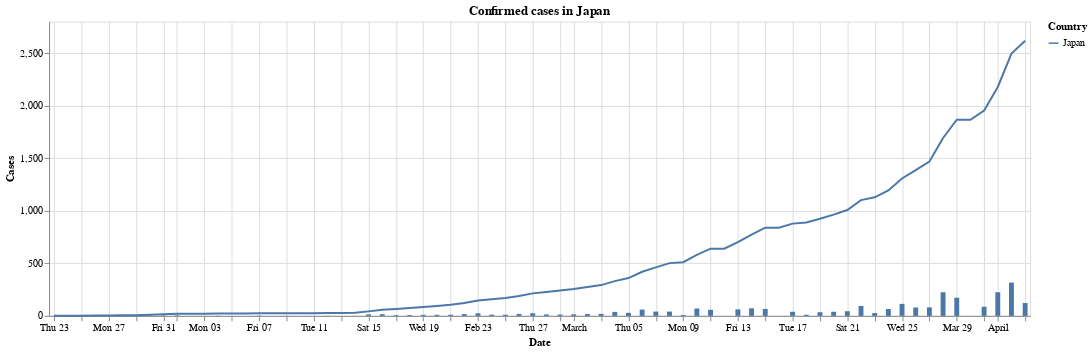

The notebook cell saved with this chart:
### Markdown cell above
### Japan

### Code cell
_chart = chart_countries_timeline(df_confirmed, ['Japan']).properties(title = 'Confirmed cases in Japan')
_diff = chart_countries_timeline_diff(df_confirmed, 'Japan')

(_chart + _diff)

### Figure 1 — Vega-Lite specification as saved in the notebook (floating-point values rounded to 4 significant figures)
{"config": {"view": {"continuousWidth": 400, "continuousHeight": 300}}, "layer": [{"data": {"name": "data-d581c5881634cc31adbbd33aca6e8ebb"}, "mark": "line", "encoding": {"color": {"type": "nominal", "field": "Country"}, "opacity": {"condition": {"value": 1, "selection": "selector004"}, "value": 0.2}, "tooltip": [{"type": "nominal", "field": "Country"}, {"type": "temporal", "field": "Date"}, {"type": "quantitative", "field": "Cases"}], "x": {"type": "temporal", "field": "Date"}, "y": {"type": "quantitative", "field": "Cases"}}, "selection": {"selector004": {"type": "multi", "fields": ["Country"], "bind": "legend"}}, "title": "Confirmed cases in Japan", "width": 1000}, {"data": {"name": "data-ea910f3964fed27748922da41d80a85f"}, "mark": "bar", "encoding": {"x": {"type": "temporal", "field": "Date"}, "y": {"type": "quantitative", "field": "Cases"}}}], "$schema": "https://vega.github.io/schema/vega-lite/v4.0.2.json", "datasets": {"data-d581c5881634cc31adbbd33aca6e8ebb": [{"Country": "Japan", "Date": "2020-01-23T00:00:00", "Cases": 2}, {"Country": "Japan", "Date": "2020-01-24T00:00:00", "Cases": 2}, {"Country": "Japan", "Date": "2020-01-25T00:00:00", "Cases": 2}, {"Country": "Japan", "Date": "2020-01-26T00:00:00", "Cases": 4}, {"Country": "Japan", "Date": "2020-01-27T00:00:00", "Cases": 4}, {"Country": "Japan", "Date": "2020-01-28T00:00:00", "Cases": 7}, {"Country": "Japan", "Date": "2020-01-29T00:00:00", "Cases": 7}, {"Country": "Japan", "Date": "2020-01-30T00:00:00", "Cases": 11}, {"Country": "Japan", "Date": "2020-01-31T00:00:00", "Cases": 15}, {"Country": "Japan", "Date": "2020-02-01T00:00:00", "Cases": 20}, {"Country": "Japan", "Date": "2020-02-02T00:00:00", "Cases": 20}, {"Country": "Japan", "Date": "2020-02-03T00:00:00", "Cases": 20}, {"Country": "Japan", "Date": "2020-02-04T00:00:00", "Cases": 22}, {"Country": "Japan", "Date": "2020-02-05T00:00:00", "Cases": 22}, {"Country": "Japan", "Date": "2020-02-06T00:00:00", "Cases": 22}, {"Country": "Japan", "Date": "2020-02-07T00:00:00", "Cases": 25}, {"Country": "Japan", "Date": "2020-02-08T00:00:00", "Cases": 25}, {"Country": "Japan", "Date": "2020-02-09T00:00:00", "Cases": 26}, {"Country": "Japan", "Date": "2020-02-10T00:00:00", "Cases": 26}, {"Country": "Japan", "Date": "2020-02-11T00:00:00", "Cases": 26}, {"Country": "Japan", "Date": "2020-02-12T00:00:00", "Cases": 28}, {"Country": "Japan", "Date": "2020-02-13T00:00:00", "Cases": 28}, {"Country": "Japan", "Date": "2020-02-14T00:00:00", "Cases": 29}, {"Country": "Japan", "Date": "2020-02-15T00:00:00", "Cases": 43}, {"Country": "Japan", "Date": "2020-02-16T00:00:00", "Cases": 59}, {"Country": "Japan", "Date": "2020-02-17T00:00:00", "Cases": 66}, {"Country": "Japan", "Date": "2020-02-18T00:00:00", "Cases": 74}, {"Country": "Japan", "Date": "2020-02-19T00:00:00", "Cases": 84}, {"Country": "Japan", "Date": "2020-02-20T00:00:00", "Cases": 94}, {"Country": "Japan", "Date": "2020-02-21T00:00:00", "Cases": 105}, {"Country": "Japan", "Date": "2020-02-22T00:00:00", "Cases": 122}, {"Country": "Japan", "Date": "2020-02-23T00:00:00", "Cases": 147}, {"Country": "Japan", "Date": "2020-02-24T00:00:00", "Cases": 159}, {"Country": "Japan", "Date": "2020-02-25T00:00:00", "Cases": 170}, {"Country": "Japan", "Date": "2020-02-26T00:00:00", "Cases": 189}, {"Country": "Japan", "Date": "2020-02-27T00:00:00", "Cases": 214}, {"Country": "Japan", "Date": "2020-02-28T00:00:00", "Cases": 228}, {"Country": "Japan", "Date": "2020-02-29T00:00:00", "Cases": 241}, {"Country": "Japan", "Date": "2020-03-01T00:00:00", "Cases": 256}, {"Country": "Japan", "Date": "2020-03-02T00:00:00", "Cases": 274}, {"Country": "Japan", "Date": "2020-03-03T00:00:00", "Cases": 293}, {"Country": "Japan", "Date": "2020-03-04T00:00:00", "Cases": 331}, {"Country": "Japan", "Date": "2020-03-05T00:00:00", "Cases": 360}, {"Country": "Japan", "Date": "2020-03-06T00:00:00", "Cases": 420}, {"Country": "Japan", "Date": "2020-03-07T00:00:00", "Cases": 461}, {"Country": "Japan", "Date": "2020-03-08T00:00:00", "Cases": 502}, {"Country": "Japan", "Date": "2020-03-09T00:00:00", "Cases": 511}, {"Country": "Japan", "Date": "2020-03-10T00:00:00", "Cases": 581}, {"Country": "Japan", "Date": "2020-03-11T00:00:00", "Cases": 639}, {"Country": "Japan", "Date": "2020-03-12T00:00:00", "Cases": 639}, {"Country": "Japan", "Date": "2020-03-13T00:00:00", "Cases": 701}, {"Country": "Japan", "Date": "2020-03-14T00:00:00", "Cases": 773}, {"Country": "Japan", "Date": "2020-03-15T00:00:00", "Cases": 839}, {"Country": "Japan", "Date": "2020-03-16T00:00:00", "Cases": 839}, {"Country": "Japan", "Date": "2020-03-17T00:00:00", "Cases": 878}, {"Country": "Japan", "Date": "2020-03-18T00:00:00", "Cases": 889}, {"Country": "Japan", "Date": "2020-03-19T00:00:00", "Cases": 924}, {"Country": "Japan", "Date": "2020-03-20T00:00:00", "Cases": 963}, {"Country": "Japan", "Date": "2020-03-21T00:00:00", "Cases": 1007}, {"Country": "Japan", "Date": "2020-03-22T00:00:00", "Cases": 1101}, {"Country": "Japan", "Date": "2020-03-23T00:00:00", "Cases": 1128}, {"Country": "Japan", "Date": "2020-03-24T00:00:00", "Cases": 1193}, {"Country": "Japan", "Date": "2020-03-25T00:00:00", "Cases": 1307}, {"Country": "Japan", "Date": "2020-03-26T00:00:00", "Cases": 1387}, {"Country": "Japan", "Date": "2020-03-27T00:00:00", "Cases": 1468}, {"Country": "Japan", "Date": "2020-03-28T00:00:00", "Cases": 1693}, {"Country": "Japan", "Date": "2020-03-29T00:00:00", "Cases": 1866}, {"Country": "Japan", "Date": "2020-03-30T00:00:00", "Cases": 1866}, {"Country": "Japan", "Date": "2020-03-31T00:00:00", "Cases": 1953}, {"Country": "Japan", "Date": "2020-04-01T00:00:00", "Cases": 2178}, {"Country": "Japan", "Date": "2020-04-02T00:00:00", "Cases": 2495}, {"Country": "Japan", "Date": "2020-04-03T00:00:00", "Cases": 2617}], "data-ea910f3964fed27748922da41d80a85f": [{"Date": "2020-01-22T00:00:00", "Cases": null}, {"Date": "2020-01-23T00:00:00", "Cases": 0.0}, {"Date": "2020-01-24T00:00:00", "Cases": 0.0}, {"Date": "2020-01-25T00:00:00", "Cases": 0.0}, {"Date": "2020-01-26T00:00:00", "Cases": 2.0}, {"Date": "2020-01-27T00:00:00", "Cases": 0.0}, {"Date": "2020-01-28T00:00:00", "Cases": 3.0}, {"Date": "2020-01-29T00:00:00", "Cases": 0.0}, {"Date": "2020-01-30T00:00:00", "Cases": 4.0}, {"Date": "2020-01-31T00:00:00", "Cases": 4.0}, {"Date": "2020-02-01T00:00:00", "Cases": 5.0}, {"Date": "2020-02-02T00:00:00", "Cases": 0.0}, {"Date": "2020-02-03T00:00:00", "Cases": 0.0}, {"Date": "2020-02-04T00:00:00", "Cases": 2.0}, {"Date": "2020-02-05T00:00:00", "Cases": 0.0}, {"Date": "2020-02-06T00:00:00", "Cases": 0.0}, {"Date": "2020-02-07T00:00:00", "Cases": 3.0}, {"Date": "2020-02-08T00:00:00", "Cases": 0.0}, {"Date": "2020-02-09T00:00:00", "Cases": 1.0}, {"Date": "2020-02-10T00:00:00", "Cases": 0.0}, {"Date": "2020-02-11T00:00:00", "Cases": 0.0}, {"Date": "2020-02-12T00:00:00", "Cases": 2.0}, {"Date": "2020-02-13T00:00:00", "Cases": 0.0}, {"Date": "2020-02-14T00:00:00", "Cases": 1.0}, {"Date": "2020-02-15T00:00:00", "Cases": 14.0}, {"Date": "2020-02-16T00:00:00", "Cases": 16.0}, {"Date": "2020-02-17T00:00:00", "Cases": 7.0}, {"Date": "2020-02-18T00:00:00", "Cases": 8.0}, {"Date": "2020-02-19T00:00:00", "Cases": 10.0}, {"Date": "2020-02-20T00:00:00", "Cases": 10.0}, {"Date": "2020-02-21T00:00:00", "Cases": 11.0}, {"Date": "2020-02-22T00:00:00", "Cases": 17.0}, {"Date": "2020-02-23T00:00:00", "Cases": 25.0}, {"Date": "2020-02-24T00:00:00", "Cases": 12.0}, {"Date": "2020-02-25T00:00:00", "Cases": 11.0}, {"Date": "2020-02-26T00:00:00", "Cases": 19.0}, {"Date": "2020-02-27T00:00:00", "Cases": 25.0}, {"Date": "2020-02-28T00:00:00", "Cases": 14.0}, {"Date": "2020-02-29T00:00:00", "Cases": 13.0}, {"Date": "2020-03-01T00:00:00", "Cases": 15.0}, {"Date": "2020-03-02T00:00:00", "Cases": 18.0}, {"Date": "2020-03-03T00:00:00", "Cases": 19.0}, {"Date": "2020-03-04T00:00:00", "Cases": 38.0}, {"Date": "2020-03-05T00:00:00", "Cases": 29.0}, {"Date": "2020-03-06T00:00:00", "Cases": 60.0}, {"Date": "2020-03-07T00:00:00", "Cases": 41.0}, {"Date": "2020-03-08T00:00:00", "Cases": 41.0}, {"Date": "2020-03-09T00:00:00", "Cases": 9.0}, {"Date": "2020-03-10T00:00:00", "Cases": 70.0}, {"Date": "2020-03-11T00:00:00", "Cases": 58.0}, {"Date": "2020-03-12T00:00:00", "Cases": 0.0}, {"Date": "2020-03-13T00:00:00", "Cases": 62.0}, {"Date": "2020-03-14T00:00:00", "Cases": 72.0}, {"Date": "2020-03-15T00:00:00", "Cases": 66.0}, {"Date": "2020-03-16T00:00:00", "Cases": 0.0}, {"Date": "2020-03-17T00:00:00", "Cases": 39.0}, {"Date": "2020-03-18T00:00:00", "Cases": 11.0}, {"Date": "2020-03-19T00:00:00", "Cases": 35.0}, {"Date": "2020-03-20T00:00:00", "Cases": 39.0}, {"Date": "2020-03-21T00:00:00", "Cases": 44.0}, {"Date": "2020-03-22T00:00:00", "Cases": 94.0}, {"Date": "2020-03-23T00:00:00", "Cases": 27.0}, {"Date": "2020-03-24T00:00:00", "Cases": 65.0}, {"Date": "2020-03-25T00:00:00", "Cases": 114.0}, {"Date": "2020-03-26T00:00:00", "Cases": 80.0}, {"Date": "2020-03-27T00:00:00", "Cases": 81.0}, {"Date": "2020-03-28T00:00:00", "Cases": 225.0}, {"Date": "2020-03-29T00:00:00", "Cases": 173.0}, {"Date": "2020-03-30T00:00:00", "Cases": 0.0}, {"Date": "2020-03-31T00:00:00", "Cases": 87.0}, {"Date": "2020-04-01T00:00:00", "Cases": 225.0}, {"Date": "2020-04-02T00:00:00", "Cases": 317.0}, {"Date": "2020-04-03T00:00:00", "Cases": 122.0}]}}
